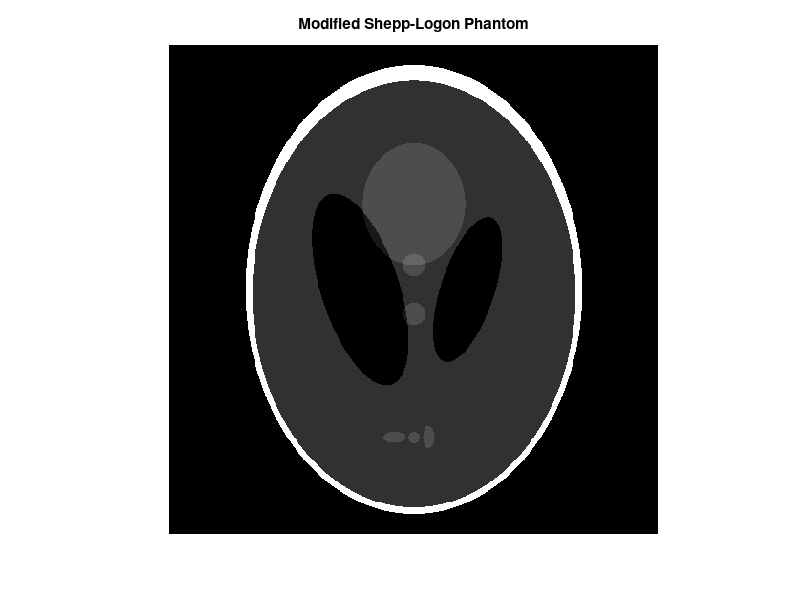
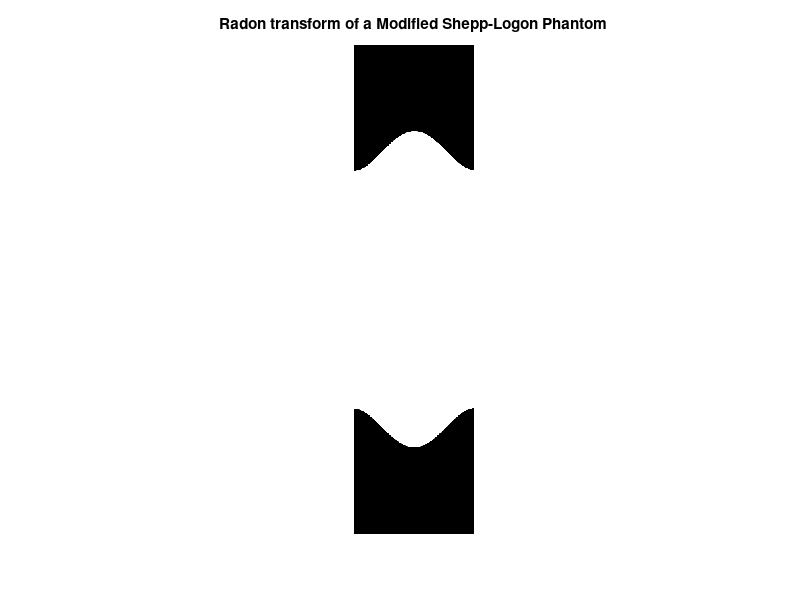

These charts were generated, in order, by the following MATLAB code:
%% Experiment - 9
% Exercise - 1
clc;
clear;

%% Radon transform of a Modified Shepp-Logon Phantom
img_phantom = phantom('Modified Shepp-Logan', 512);
theta = 0 : 179;
img_radon = radon(img_phantom, theta);
% img_iradon = iradon(img_phantom, theta);

%% Display image
figure;
imshow(img_phantom)
title('Modified Shepp-Logon Phantom')

figure;
imshow(img_radon)
title('Radon transform of a Modified Shepp-Logon Phantom')

% figure;
% imshow(img_iradon)
% title('Reconstruction through Inverse Radon transform')
